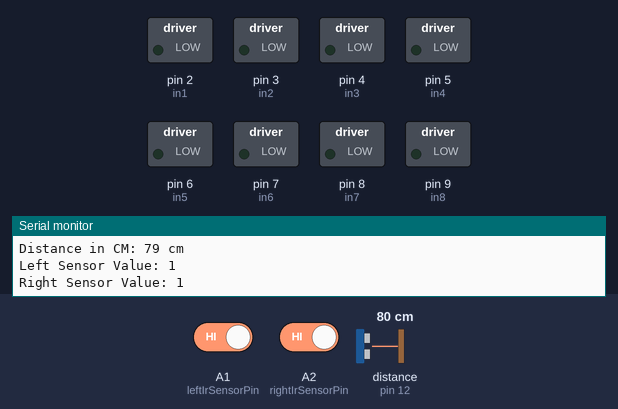
This sketch was run on a simulated Arduino Uno, built with avr-gcc and run on an emulated ATmega328P. Parts: switched loads named in the sketch (green lamp = pin HIGH), the last lines printed to the serial monitor. Wiring (inferred from the names in the program): ultrasonic range finder: trigger pin 11; echo pin 12. The test bench sets the inputs (shaded band); at power-on: distance to the obstacle (sensor on pin 12) 80 cm, A1 (leftIrSensorPin) HIGH, A2 (rightIrSensorPin) HIGH. The echo pulse lasts 58.3 µs per cm; pins used as bus, display or sensor lines are not drawn.

Above: at 1.2 s.
1.3 s: distance to the obstacle (sensor on pin 12) set to 50 cm
2.8 s: distance to the obstacle (sensor on pin 12) set to 42 cm
At 3.7 s:
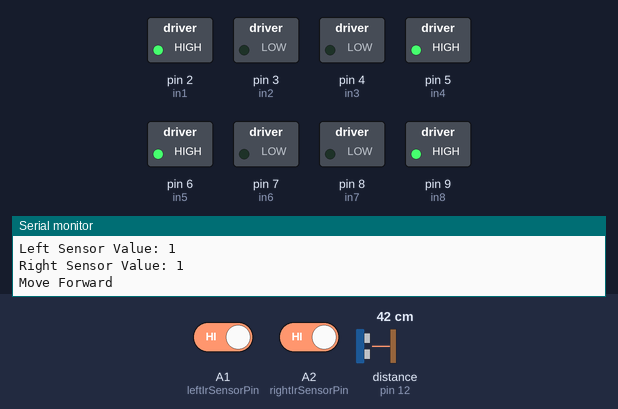
4.4 s: A1 (leftIrSensorPin) driven LOW
At 5.2 s:
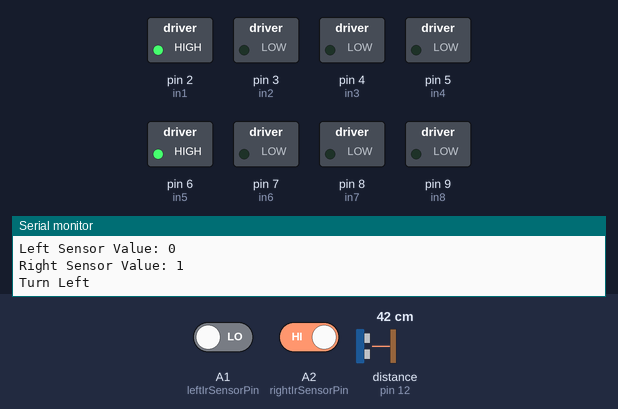
5.9 s: distance to the obstacle (sensor on pin 12) set to 29 cm
7.4 s: distance to the obstacle (sensor on pin 12) set to 23 cm
At 8.8 s:
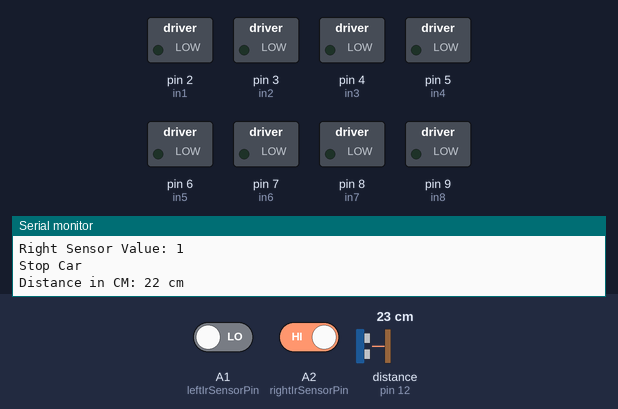
9.2 s: distance to the obstacle (sensor on pin 12) set to 18 cm
10.7 s: distance to the obstacle (sensor on pin 12) set to 15 cm
At 11.4 s:
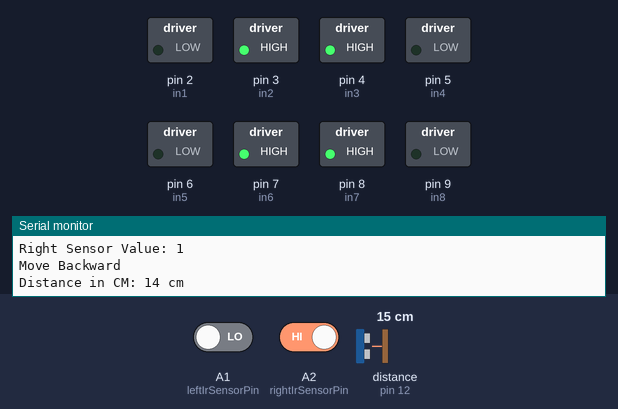
Timing chart, 0 to 13.2 s (numbered marks = the images above; inputs shaded):
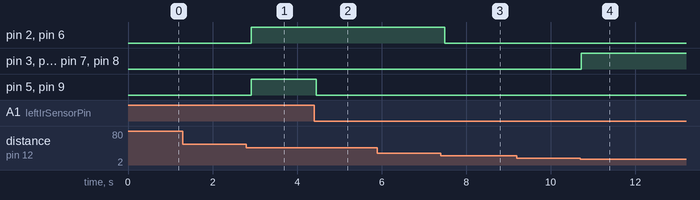

The sketch:

car.ino
```cpp
// Ultrasonic sensor pins
#define trigPin 11
#define echoPin 12

// Motor driver pins
#define in1 2
#define in2 3
#define in3 4
#define in4 5
#define in5 6
#define in6 7
#define in7 8
#define in8 9

// Distance thresholds in centimeters
#define distanceThresholdToStop 15
#define distanceThresholdToFollowStart 25
#define distanceThresholdToFollowEnd 45
#define DELAYTICKS 200

// Define pins
const int leftIrSensorPin = A1;  // Left IR sensor connected to A1
const int rightIrSensorPin = A2; // Right IR sensor connected to A2

void setup() {
    // Set motor pins as output
    pinMode(in1, OUTPUT);
    pinMode(in2, OUTPUT);
    pinMode(in3, OUTPUT);
    pinMode(in4, OUTPUT);
    pinMode(in5, OUTPUT);
    pinMode(in6, OUTPUT);
    pinMode(in7, OUTPUT);
    pinMode(in8, OUTPUT);

    // Set left & right IR sensor pins as input
    pinMode(leftIrSensorPin, INPUT);
    pinMode(rightIrSensorPin, INPUT);

    // Set ultrasonic sensor pins
    pinMode(trigPin, OUTPUT);
    pinMode(echoPin, INPUT);

    Serial.begin(9600); // Initialize serial communication for debugging
}

void loop() {
    long duration, distance_CM;

    // Send a 10µs pulse to the ultrasonic sensor
    digitalWrite(trigPin, LOW);
    delayMicroseconds(2);
    digitalWrite(trigPin, HIGH);
    delayMicroseconds(10);
    digitalWrite(trigPin, LOW);

    // Measure the duration of the echo pulse
    duration = pulseIn(echoPin, HIGH);

    distance_CM = microsecondsToCentimeters(duration);

    int leftSensorValue = digitalRead(leftIrSensorPin);   // Read left sensor value
    int rightSensorValue = digitalRead(rightIrSensorPin); // Read right sensor value

    // Print the distance for debugging
    Serial.print("Distance in CM: ");
    Serial.print(distance_CM);
    Serial.println(" cm");

    Serial.print("Left Sensor Value: ");
    Serial.println(leftSensorValue);
    Serial.print("Right Sensor Value: ");
    Serial.println(rightSensorValue);

    // Control the car based on the distance and sensor values
    if (distance_CM > distanceThresholdToFollowStart && distance_CM < distanceThresholdToFollowEnd) {
        if (leftSensorValue == LOW && rightSensorValue == LOW) {
            moveForward();
            Serial.println("Move Forward");
        } else if (leftSensorValue == LOW && rightSensorValue == HIGH) {
            turnLeft();
            Serial.println("Turn Left");
        } else if (rightSensorValue == LOW && leftSensorValue == HIGH) {
            turnRight();
            Serial.println("Turn Right");
        } else {
            moveForward();
            Serial.println("Move Forward");
        }
    } else if (distance_CM <= distanceThresholdToStop) {
        moveBackward();
        Serial.println("Move Backward");
    } else if (distance_CM > distanceThresholdToStop && distance_CM < distanceThresholdToFollowStart) {
        stopCar();
        Serial.println("Stop Car");
    }

    delay(DELAYTICKS); // Delay to prevent rapid switching
}

void moveForward() {
  digitalWrite(in1, HIGH);
  digitalWrite(in2, LOW);
  digitalWrite(in3, LOW);
  digitalWrite(in4, HIGH);
  digitalWrite(in5, HIGH);
  digitalWrite(in6, LOW);
  digitalWrite(in7, LOW);
  digitalWrite(in8, HIGH);
}

void moveBackward() {
  digitalWrite(in1, LOW);
  digitalWrite(in2, HIGH);
  digitalWrite(in3, HIGH);
  digitalWrite(in4, LOW);
  digitalWrite(in5, LOW);
  digitalWrite(in6, HIGH);
  digitalWrite(in7, HIGH);
  digitalWrite(in8, LOW);
}

void stopCar() {
  digitalWrite(in1, LOW);
  digitalWrite(in2, LOW);
  digitalWrite(in3, LOW);
  digitalWrite(in4, LOW);
  digitalWrite(in5, LOW);
  digitalWrite(in6, LOW);
  digitalWrite(in7, LOW);
  digitalWrite(in8, LOW);
}

void turnLeft() {
  // Adjust the motor outputs to turn left
  digitalWrite(in1, HIGH);
  digitalWrite(in2, LOW);
  digitalWrite(in3, LOW);
  digitalWrite(in4, LOW);
  digitalWrite(in5, HIGH);
  digitalWrite(in6, LOW);
  digitalWrite(in7, LOW);
  digitalWrite(in8, LOW);
}

void turnRight() {
  // Adjust the motor outputs to turn right
  digitalWrite(in1, LOW);
  digitalWrite(in2, LOW);
  digitalWrite(in3, LOW);
  digitalWrite(in4, HIGH);
  digitalWrite(in5, LOW);
  digitalWrite(in6, LOW);
  digitalWrite(in7, LOW);
  digitalWrite(in8, HIGH);
}

long microsecondsToCentimeters(long microseconds) {
    return (microseconds / 2) / 29.1;
}
```

Measured:
- the behaviour switches between 46 and 45 cm on distance to the obstacle (sensor on pin 12) (found by bisection; images 0 and 1)
- the behaviour switches between 26 and 25 cm on distance to the obstacle (sensor on pin 12) (found by bisection; images 2 and 3)
- the behaviour switches between 17 and 16 cm on distance to the obstacle (sensor on pin 12) (found by bisection; images 3 and 4)
- after the input at 2.8 s, pin 2 (in1), pin 5 (in4), pin 6 (in5), pin 9 (in8): LOW → HIGH after 0.11 s
- after the input at 4.4 s, pin 5 (in4), pin 9 (in8): HIGH → LOW after 0.06 s
- after the input at 7.4 s, pin 2 (in1), pin 6 (in5): HIGH → LOW after 0.10 s
- after the input at 10.7 s, pin 3 (in2), pin 4 (in3), pin 7 (in6), pin 8 (in7): LOW → HIGH at once
